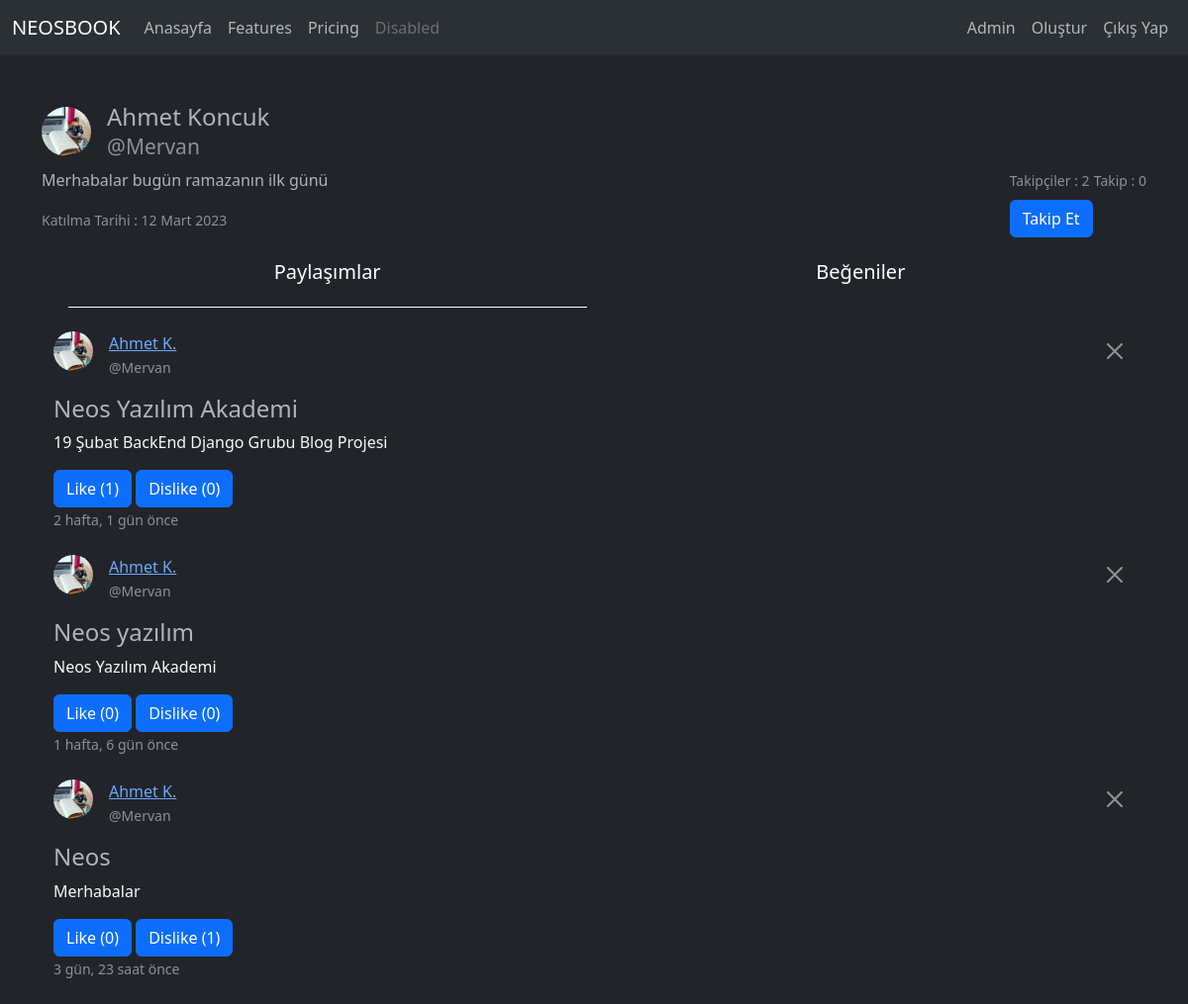
The app's page /user/profile/mervan (signed in) with its own data.
### user/models.py (models this page shows, shortened)
class Profile(models.Model):
    id = models.UUIDField(primary_key = True, default = uuid.uuid4, editable = False)
    user = models.OneToOneField(User, on_delete = models.CASCADE)
    name = models.CharField(max_length=100, verbose_name = 'İsim')
    surname = models.CharField(max_length=100, verbose_name = 'Soyisim')
    bio = models.TextField(max_length = 500, verbose_name = 'Hakkımda', default="Merhaba ben bir blog yazarıyım.")
    image = models.FileField(upload_to='profiles/', null=True, verbose_name='Profil Resmi', default='profiles/default.jpg')
    created_at = models.DateTimeField(auto_now_add = True, verbose_name = 'Oluşturulma Tarihi')
    follow = models.ManyToManyField('self', related_name='takip', symmetrical=False, verbose_name = 'Takip', blank = True)
    followers = models.ManyToManyField('self', related_name='takipci', symmetrical=False, verbose_name='Takipçiler', blank = True)
    slug = models.SlugField(null=True, blank=True, editable=False)

### posts/models.py (models this page shows, shortened)
class Post(models.Model):
    id = models.UUIDField(primary_key=True, default=uuid.uuid4, editable=False)
    owner = models.ForeignKey(Profile, related_name="Owners", on_delete=models.CASCADE, verbose_name="Yazar")
    title = models.CharField(max_length=100, verbose_name='Başlık')
    content = RichTextField(max_length=500)
    image = models.FileField(upload_to = 'posts/', verbose_name='Thumbnail')
    created_at = models.DateTimeField(auto_now_add=True)
    like = models.ManyToManyField(Profile, verbose_name='Beğenenler', related_name='likes', blank=True)
    dislike = models.ManyToManyField(Profile, verbose_name='Beğenmeyenler', related_name='dislikes', blank=True)
    isPublish = models.BooleanField(default=False, verbose_name='Yayınla')
    slug = models.SlugField(null=True, blank=True, editable=False)

### user/views.py (the view, shortened to what this page needs)
# urls.py: path('profile/<str:slug>', profile, name='profile'),
def profile(request, slug):
    profil = Profile.objects.get(slug=slug)
    paylasim = Post.objects.filter(owner = profil)
    begen = Post.objects.filter(like__in = [profil])
    context = {
        'profil': profil,
        'paylasim':paylasim,
        'begen':begen
    }
    return render(request, 'user/profil.html', context)

### templates/user/profil.html (shortened to what this page needs)
{% extends "index.html" %}
{% load static %}
{% load humanize %}
{% block content %}
    <div class="profil-info">
        <div class="d-flex justify-content-between">
            <div class="profil-image d-flex">
                <img src="{{profil.image.url}}" alt="{{profil.name}}" class="rounded-5 mt-1" width="50" height="50">
                <h1 class="fs-4 ms-3">
                    {{profil.name}} {{profil.surname}}
                    <br>
                    <small class="text-muted">@{{profil.user.username}}</small>
                </h1>
            </div>
        </div>
        <div class="profil-info d-flex justify-content-between">
            <div>
                <p>
                    {{profil.bio}}
                </p>
                <small class="text-muted">Katılma Tarihi : {{profil.created_at|naturalday}}</small>
            </div>
            <div class="takipciler">
                <small class="text-muted">Takipçiler : {{profil.followers.all.count}}</small>
                <small class="text-muted">Takip : {{profil.follow.all.count}}</small>
                <br>
                {% if profil == request.user.profile %}
                {% else %}
                <form action="{% url 'profile' profil.slug %}" method="POST">
                    {% if request.user.profile in profil.followers.all %}
                        <input type="submit" name="takip" class="btn btn-primary mt-2" value="Takipten Çık">
                    {% else %}
                        <input type="submit" name="takip" class="btn btn-primary mt-2" value="Takip Et">
                    {% endif %}
                </form>
                {% endif %}
            </div>
        </div>
    </div>
    <div class="container">
        <div class="tab">
            <button class="tablinks active" onclick="openCity(event, 'paylasim')">Paylaşımlar</button>
            <button class="tablinks" onclick="openCity(event, 'begen')">Beğeniler</button>
          </div>
          <div id="paylasim" class="tabcontent show">
            {% for post in paylasim %}
                <div class="col-12 my-4 position-relative">
                    <button type="button" class="btn btn-close position-absolute end-0 top-0 me-2 mt-2" data-bs-toggle="modal" data-bs-target="#post-{{post.id}}">
                    </button>
                            <div class="d-flex">
                                <img src="{{post.owner.image.url}}" alt="" width="40" height="40" class="rounded-5 me-3">
                                <p>
                                    <a href="{% url 'profile' post.owner.slug %}">{{post.owner.name}} {{post.owner.surname|slice:"1"}}.</a>
                                    <br>
                                    <small class="text-muted">@{{post.owner.user.username}}</small>
                                </p>
                            </div>
                            <h4>{{post.title}}</h4>
                            <p>
                                <a href="{% url 'detail' post.id post.slug %}" class="text-decoration-none text-light">
                                    {{post.content|safe}}
                                </a>
                            </p>
                            <form action="" method="POST">
                                <input type="submit" name="like" value="Like ({{post.like.all.count}})" class="btn btn-primary">
                                <input type="submit" name="dislike" value="Dislike ({{post.dislike.all.count}})" class="btn btn-primary">
                            </form>
                            <small class="text-muted">{{post.created_at|naturaltime}}</small>
                        </div>
            {% endfor %}
          </div>
    </div>
{% endblock content %}

### templates/index.html (shortened to what this page needs)
{% load humanize %}
<!DOCTYPE html>
<html lang="en">
<head>
    <link href="https://cdn.jsdelivr.net/npm/bootstrap@5.3.0-alpha1/dist/css/bootstrap.min.css" rel="stylesheet">
</head>
<body data-bs-theme="dark">
    {% include "partials/_navbar.html" %}
    <div class="container mt-5">
            {% block content %}{% endblock content %}
        </div>
</body>
</html>

### templates/partials/_navbar.html (shortened to what this page needs)
<nav class="navbar navbar-expand-lg bg-body-tertiary">
    <div class="container-fluid">
    <a class="navbar-brand" href="/">NEOSBOOK</a>
    <div class="collapse navbar-collapse justify-content-between" id="navbarNav">
        <ul class="navbar-nav">
        <li class="nav-item">
            <a class="nav-link " aria-current="page" href="/">Anasayfa</a>
        </li>
        <li class="nav-item">
            <a class="nav-link" href="#">Features</a>
        </li>
        <li class="nav-item">
            <a class="nav-link" href="#">Pricing</a>
        </li>
        <li class="nav-item">
            <a class="nav-link disabled">Disabled</a>
        </li>
        </ul>
        <ul class="navbar-nav">
            {% if user.is_authenticated %}
                <li class="nav-item">
                    <a href="{% url 'profile' request.user.profile.slug %}" class="nav-link text-capitalize">
                        {{request.user}}
                    </a>
                </li>
                <li class="nav-item">
                    <a href="/create/" class="nav-link">
                        Oluştur
                    </a>
                </li>
                <li class="nav-item">
                    <a href="/user/logout/" class="nav-link">
                        Çıkış Yap
                    </a>
                </li>
            {% endif %}
        </ul>
    </div>
    </div>
</nav>

### templates/user/profil.html (style rules this page uses)
.tabcontent { display: none; }
.show { display: block; }
.tab { width: 100%; display: flex; justify-content: space-evenly; }
.tablinks { background-color: transparent; border: none; width: 48%; padding: 20px; font-size: 20px; color: white; }
.tablinks.active { border-bottom: 1px solid white; }

### records on screen
Profile: image (picture), name "Ahmet", surname "Koncuk", user.username "Mervan", bio "Merhabalar bugün ramazanın ilk günü", created_at "12 Mart 2023", followers.all.count "2", follow.all.count "0"
Post: owner.image (picture), owner.name "Ahmet", owner.surname "K", owner.user.username "Mervan", title "Neos Yazılım Akademi", content "19 Şubat BackEnd Django Grubu Blog Projesi", like "Like (1)", dislike "Dislike (0)", created_at "2 hafta, 1 gün önce"
Post: owner.image (picture), owner.name "Ahmet", owner.surname "K", owner.user.username "Mervan", title "Neos yazılım", content "Neos Yazılım Akademi", like "Like (0)", dislike "Dislike (0)", created_at "1 hafta, 6 gün önce"
Post: owner.image (picture), owner.name "Ahmet", owner.surname "K", owner.user.username "Mervan", title "Neos", content "Merhabalar", like "Like (0)", dislike "Dislike (1)", created_at "3 gün, 23 saat önce"

### other values on screen
{{ request.user }} "Admin"
